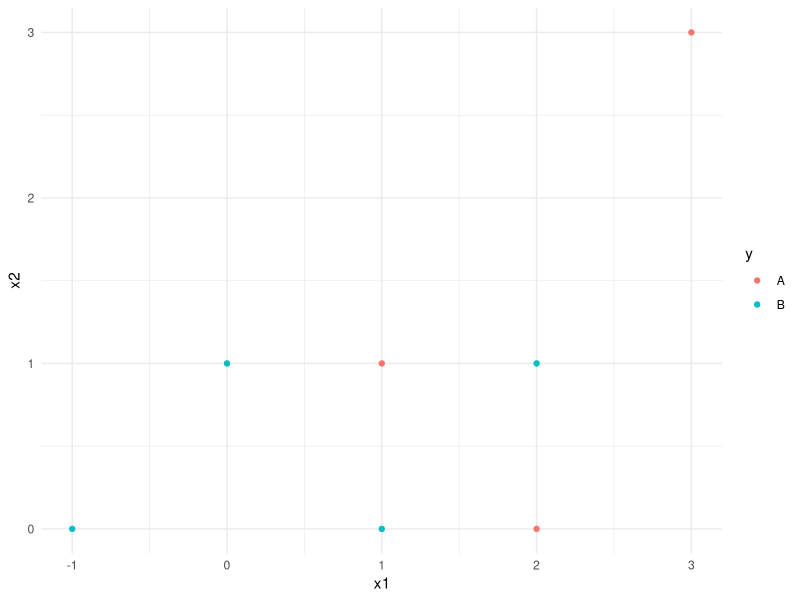
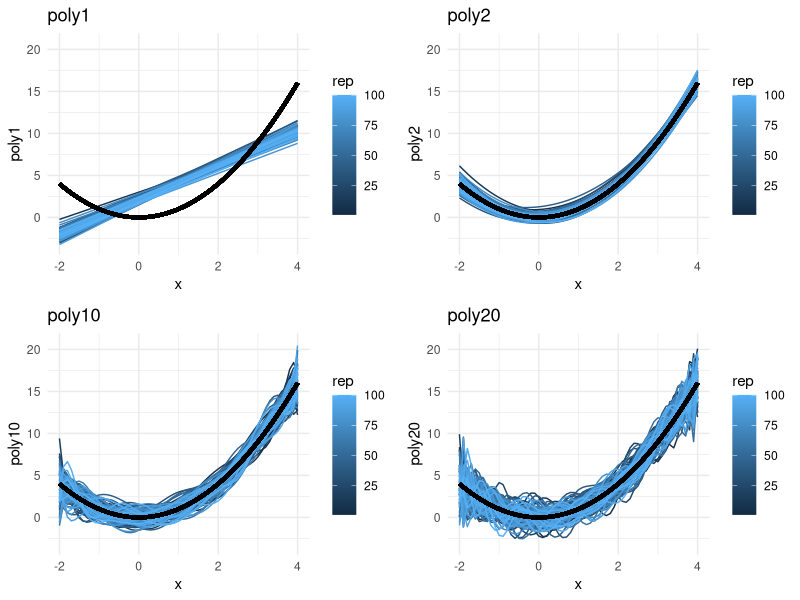
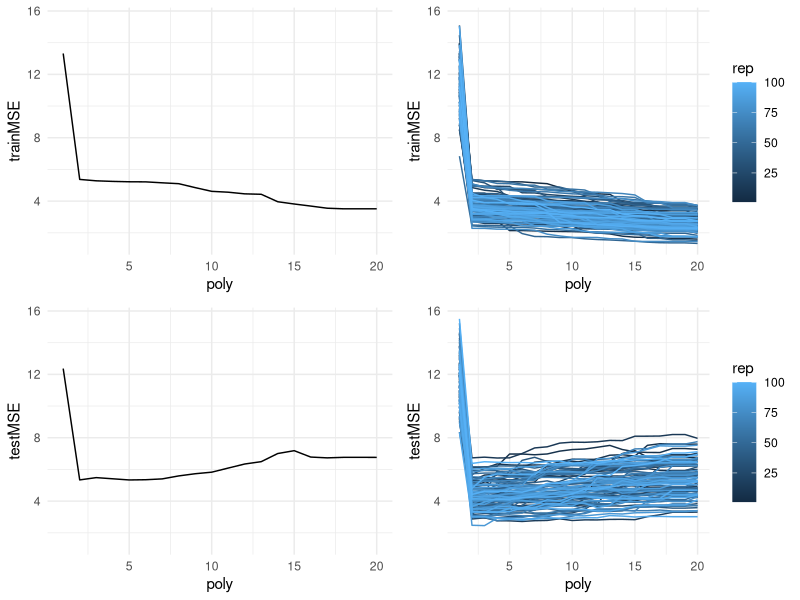
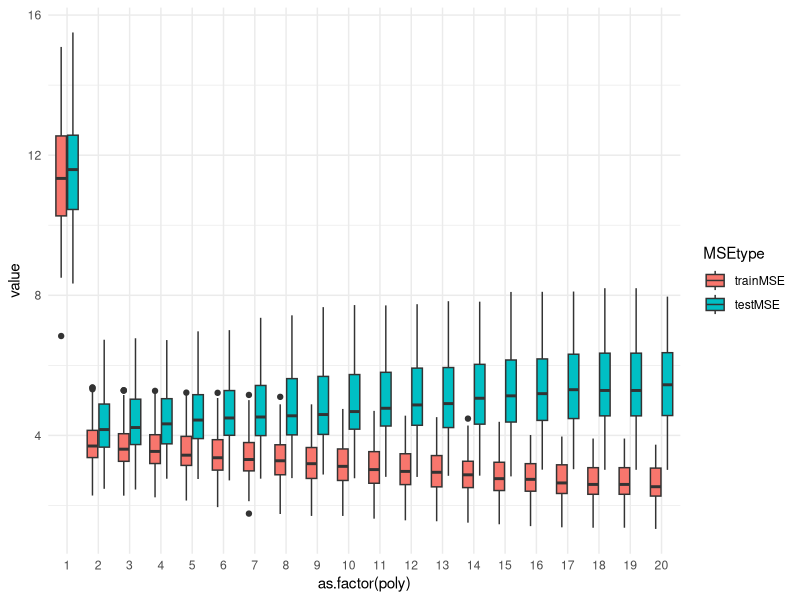
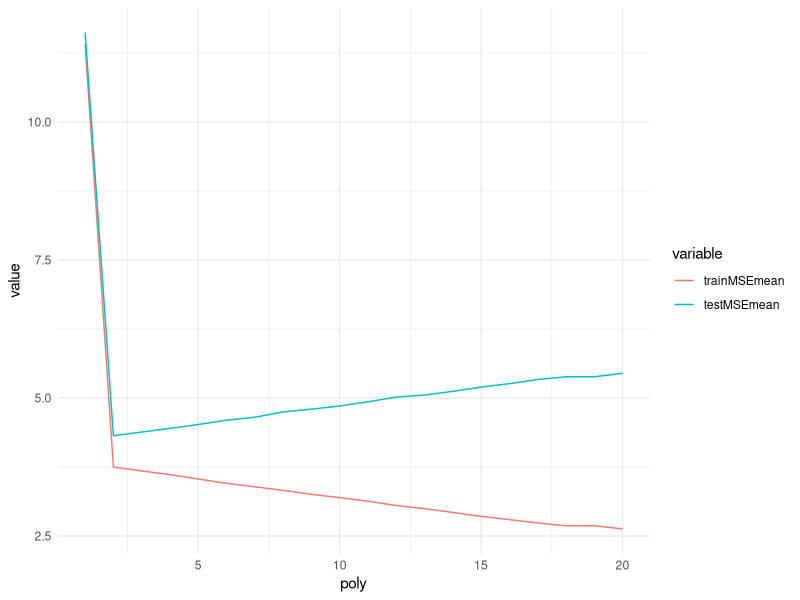
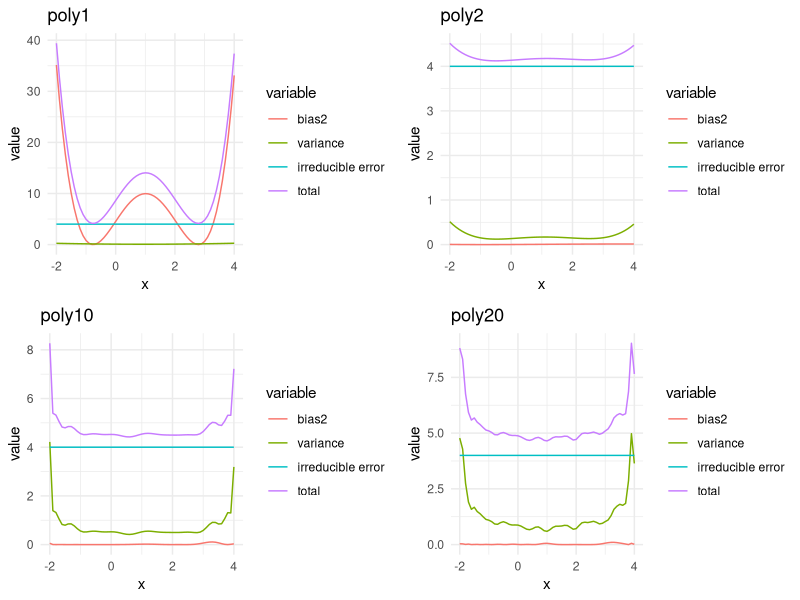
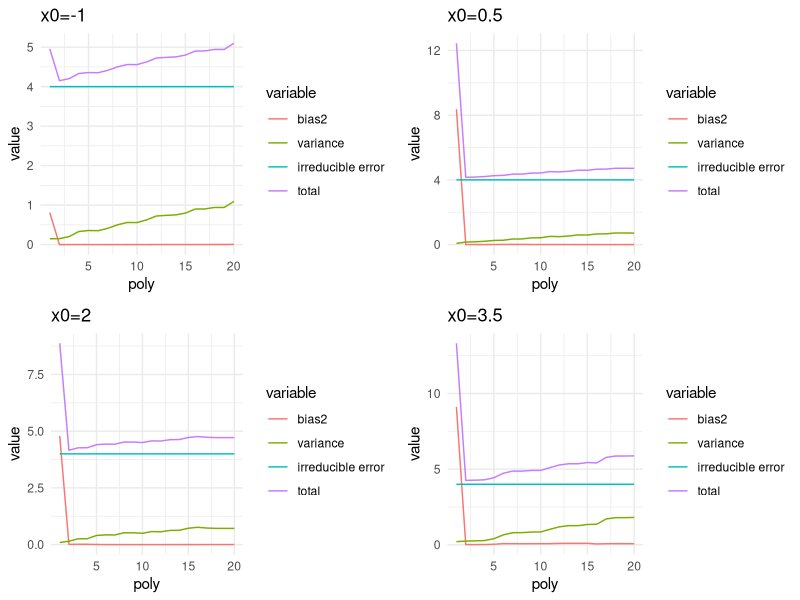

Here is the R script that generated these plots, in order:
## ---- chunk 1
#install.packages(ggplot2)
library(ggplot2)
## ---- chunk 2
knnframe = data.frame(x1 = c(3, 2, 1, 0, -1, 2, 1), x2 = c(3, 0, 1, 1, 0, 1, 0),  y=as.factor(c("A", "A", "A", "B", "B", "B", "B")))
## ---- chunk 3
ggplot(knnframe, aes(x=x1, y=x2, color=y))+geom_point()+theme_minimal()
## ---- chunk 4
#install.packages(class)
library(class)
knn(train = knnframe[,1:2], cl = knnframe[,3], test = c(1, 2), k=1)
## ---- chunk 5
knn(train = knnframe[,1:2], cl = knnframe[,3], test = c(1, 2), k=4)
## ---- chunk 6
knn(train = knnframe[,1:2], cl = knnframe[,3], test = c(1, 2), k=7)
## ---- chunk 7
library(ggplot2)
library(ggpubr)
set.seed(2) # to reproduce

M=100 # repeated samplings, x fixed 
nord=20 # order of polynoms


x = seq(-2, 4, 0.1) #We make a sequence of 61 points, x. These are the points for which we evaluate the function f(x).
truefunc=function(x) return(x^2) #The true f(x)=x^2. 
true_y = truefunc(x) #We find f(x) for each element in vector x.

error = matrix(rnorm(length(x)*M, mean=0, sd=2),nrow=M,byrow=TRUE) #Noise (epsilon) is sampled from a normal distribution and stored in this matrix. Each column corresponds to one value of x.
ymat = matrix(rep(true_y,M),byrow=T,nrow=M) + error #The 100 samples or the observations are stored in this matrix.

predarray=array(NA,dim=c(M,length(x),nord))
for (i in 1:M)
{
  for (j in 1:nord)
  {
    predarray[i,,j]=predict(lm(ymat[i,]~poly(x, j,raw=TRUE)))
    #Based on the response y_i and the x_i's, we fit a polynomial model of degre 1,...,20. This means that we assume y_i~Normal(x_i^j,0). 
  }
}
# M matrices of size length(x) times nord
# first, only look at variablity in the M fits and plot M curves where we had 1.

# for plotting need to stack the matrices underneath eachother and make new variable "rep"
stackmat=NULL
for (i in 1:M) stackmat=rbind(stackmat,cbind(x,rep(i,length(x)),predarray[i,,]))
#dim(stackmat)
colnames(stackmat)=c("x","rep",paste("poly",1:20,sep=""))
sdf=as.data.frame(stackmat) #NB have poly1-20 now - but first only use 1,2,20
# to add true curve using stat_function - easiest solution
true_x=x
yrange=range(apply(sdf,2,range)[,3:22])
p1=ggplot(data=sdf,aes(x=x,y=poly1,group=rep,colour=rep))+scale_y_continuous(limits=yrange)+geom_line()
p1=p1+stat_function(fun=truefunc,lwd=1.3,colour="black")+ggtitle("poly1")+theme_minimal()
p2=ggplot(data=sdf,aes(x=x,y=poly2,group=rep,colour=rep))+scale_y_continuous(limits=yrange)+geom_line()
p2=p2+stat_function(fun=truefunc,lwd=1.3,colour="black")+ggtitle("poly2")+theme_minimal()
p10=ggplot(data=sdf,aes(x=x,y=poly10,group=rep,colour=rep))+scale_y_continuous(limits=yrange)+geom_line()
p10=p10+stat_function(fun=truefunc,lwd=1.3,colour="black")+ggtitle("poly10")+theme_minimal()
p20=ggplot(data=sdf,aes(x=x,y=poly20,group=rep,colour=rep))+scale_y_continuous(limits=yrange)+geom_line()
p20=p20+stat_function(fun=truefunc,lwd=1.3,colour="black")+ggtitle("poly20")+theme_minimal()
ggarrange(p1,p2,p10,p20)
## ---- chunk 8
set.seed(2) # to reproduce

M=100 # repeated samplings,x fixed but new errors
nord=20
x = seq(-2, 4, 0.1)
truefunc=function(x) return(x^2)
true_y = truefunc(x)

error = matrix(rnorm(length(x)*M, mean=0, sd=2),nrow=M,byrow=TRUE)
testerror = matrix(rnorm(length(x)*M, mean=0, sd=2),nrow=M,byrow=TRUE)
ymat = matrix(rep(true_y,M),byrow=T,nrow=M) + error
testymat = matrix(rep(true_y,M),byrow=T,nrow=M) + testerror

predarray=array(NA,dim=c(M,length(x),nord))
for (i in 1:M)
{
  for (j in 1:nord)
  {
    predarray[i,,j]=predict(lm(ymat[i,]~poly(x, j,raw=TRUE)))
  }
}  
trainMSE=matrix(ncol=nord,nrow=M)
for (i in 1:M) trainMSE[i,]=apply((predarray[i,,]-ymat[i,])^2,2,mean)
testMSE=matrix(ncol=nord,nrow=M)
for (i in 1:M) testMSE[i,]=apply((predarray[i,,]-testymat[i,])^2,2,mean)

library(ggplot2)
library(ggpubr)

# format suitable for plotting 
stackmat=NULL
for (i in 1:M) stackmat=rbind(stackmat,cbind(rep(i,nord),1:nord,trainMSE[i,],testMSE[i,]))
colnames(stackmat)=c("rep","poly","trainMSE","testMSE")
sdf=as.data.frame(stackmat) 
yrange=range(sdf[,3:4])
p1=ggplot(data=sdf[1:nord,],aes(x=poly,y=trainMSE))+scale_y_continuous(limits=yrange)+geom_line()+theme_minimal()
pall= ggplot(data=sdf,aes(x=poly,group=rep,y=trainMSE,colour=rep))+scale_y_continuous(limits=yrange)+geom_line()+theme_minimal()
testp1=ggplot(data=sdf[1:nord,],aes(x=poly,y=testMSE))+scale_y_continuous(limits=yrange)+geom_line()+theme_minimal()
testpall= ggplot(data=sdf,aes(x=poly,group=rep,y=testMSE,colour=rep))+scale_y_continuous(limits=yrange)+geom_line()+theme_minimal()
ggarrange(p1,pall,testp1,testpall)

library(reshape2)
df=melt(sdf,id=c("poly","rep"))[,-2]
colnames(df)[2]="MSEtype"
ggplot(data=df,aes(x=as.factor(poly),y=value))+geom_boxplot(aes(fill=MSEtype))+theme_minimal()

trainMSEmean=apply(trainMSE,2,mean)
testMSEmean=apply(testMSE,2,mean)
meandf=melt(data.frame(cbind("poly"=1:nord,trainMSEmean,testMSEmean)),id="poly")
ggplot(data=meandf,aes(x=poly,y=value,colour=variable))+geom_line()+theme_minimal()
## ---- chunk 9
meanmat=matrix(ncol=length(x),nrow=nord)
varmat=matrix(ncol=length(x),nrow=nord)
for (j in 1:nord)
{
  meanmat[j,]=apply(predarray[,,j],2,mean) # we now take the mean over the M simulations - to mimic E and Var at each x value and each poly model
  varmat[j,]=apply(predarray[,,j],2,var)
}
# nord times length(x)
bias2mat=(meanmat-matrix(rep(true_y,nord),byrow=TRUE,nrow=nord))^2 #here the truth is

df=data.frame(rep(x,each=nord),rep(1:nord,length(x)),c(bias2mat),c(varmat),rep(4,prod(dim(varmat)))) #irr is 2^2.
colnames(df)=c("x","poly","bias2","variance","irreducible error") #suitable for plotting
df$total=df$bias2+df$variance+df$`irreducible error`
hdf=melt(df,id=c("x","poly"))
hdf1=hdf[hdf$poly==1,]
hdf2=hdf[hdf$poly==2,]
hdf10=hdf[hdf$poly==10,]
hdf20=hdf[hdf$poly==20,]

p1=ggplot(data=hdf1,aes(x=x,y=value,colour=variable))+geom_line()+ggtitle("poly1")+theme_minimal()
p2=ggplot(data=hdf2,aes(x=x,y=value,colour=variable))+geom_line()+ggtitle("poly2")+theme_minimal()
p10=ggplot(data=hdf10,aes(x=x,y=value,colour=variable))+geom_line()+ggtitle("poly10")+theme_minimal()
p20=ggplot(data=hdf20,aes(x=x,y=value,colour=variable))+geom_line()+ggtitle("poly20")+theme_minimal()
ggarrange(p1,p2,p10,p20)
## ---- chunk 10
hdfatxa=hdf[hdf$x==-1,]
hdfatxb=hdf[hdf$x==0.5,]
hdfatxc=hdf[hdf$x==2,]
hdfatxd=hdf[hdf$x==3.5,]
pa=ggplot(data=hdfatxa,aes(x=poly,y=value,colour=variable))+geom_line()+ggtitle("x0=-1")+theme_minimal()
pb=ggplot(data=hdfatxb,aes(x=poly,y=value,colour=variable))+geom_line()+ggtitle("x0=0.5")+theme_minimal()
pc=ggplot(data=hdfatxc,aes(x=poly,y=value,colour=variable))+geom_line()+ggtitle("x0=2")+theme_minimal()
pd=ggplot(data=hdfatxd,aes(x=poly,y=value,colour=variable))+geom_line()+ggtitle("x0=3.5")+theme_minimal()
ggarrange(pa,pb,pc,pd)
## ---- chunk 11
truefunc=function(x) return(x^2)
## ---- chunk 12
truefunc=function(x) return(x^4)
## ---- chunk 13
truefunc=function(x) return(exp(2*x))
## ---- chunk 14
df=data.frame(rep(x,each=nord),rep(1:nord,length(x)),c(bias2mat),c(varmat),rep(1,prod(dim(varmat)))) #irr is 1^2.
